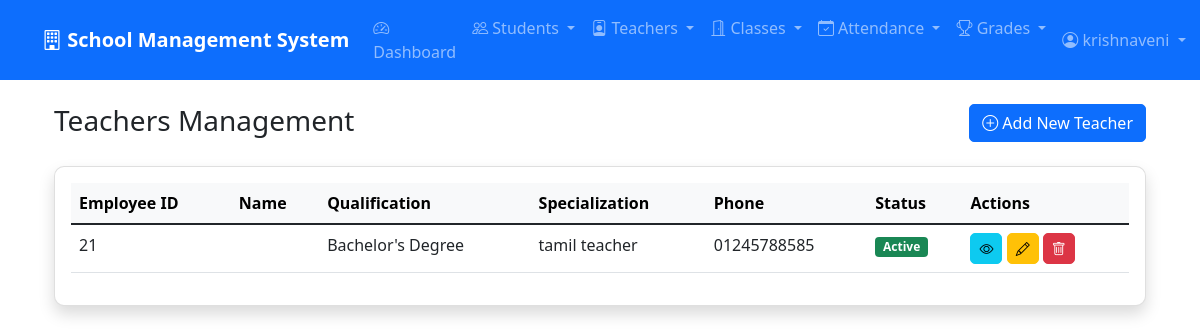
/teachers/ (signed in), run on the app's committed database.
### myapp/models.py (models this page shows, shortened)
class Teacher(models.Model):
    GENDER_CHOICES = (
        ('M', 'Male'),
        ('F', 'Female'),
        ('O', 'Other'),
    )
    QUALIFICATION_CHOICES = (
        ('bachelor', 'Bachelor\'s Degree'),
        ('master', 'Master\'s Degree'),
        ('phd', 'PhD'),
        ('other', 'Other'),
    )
    user = models.OneToOneField(User, on_delete=models.CASCADE)
    employee_id = models.CharField(max_length=20, unique=True)
    date_of_birth = models.DateField()
    gender = models.CharField(max_length=1, choices=GENDER_CHOICES)
    qualification = models.CharField(max_length=20, choices=QUALIFICATION_CHOICES)
    specialization = models.CharField(max_length=100)
    address = models.TextField()
    phone_number = models.CharField(max_length=15)
    joining_date = models.DateField()
    subjects = models.ManyToManyField(Subject, related_name='teachers')
    is_active = models.BooleanField(default=True)

### myapp/views.py (the view)
# urls.py: path('teachers/', views.teacher_list, name='teacher_list'),
@login_required
def teacher_list(request):
    teachers = Teacher.objects.all()
    return render(request, 'teachers/list.html', {'teachers': teachers})

### myapp/templates/teachers/list.html (shortened to what this page needs)
{% extends 'base.html' %}
{% block content %}
<div class="container-fluid">
    <div class="row mb-4">
        <div class="col">
            <h1 class="h3 mb-0">Teachers Management</h1>
        </div>
        <div class="col text-end">
            <a href="{% url 'teacher_create' %}" class="btn btn-primary">
                <i class="bi bi-plus-circle"></i> Add New Teacher
            </a>
        </div>
    </div>
    <div class="card shadow">
        <div class="card-body">
            {% if teachers %}
            <div class="table-responsive">
                <table class="table table-hover">
                    <thead class="table-light">
                        <tr>
                            <th>Employee ID</th>
                            <th>Name</th>
                            <th>Qualification</th>
                            <th>Specialization</th>
                            <th>Phone</th>
                            <th>Status</th>
                            <th>Actions</th>
                        </tr>
                    </thead>
                    <tbody>
                        {% for teacher in teachers %}
                        <tr>
                            <td>{{ teacher.employee_id }}</td>
                            <td>{{ teacher.user.get_full_name }}</td>
                            <td>{{ teacher.get_qualification_display }}</td>
                            <td>{{ teacher.specialization }}</td>
                            <td>{{ teacher.phone_number }}</td>
                            <td>
                                {% if teacher.is_active %}
                                <span class="badge bg-success">Active</span>
                                {% else %}
                                <span class="badge bg-danger">Inactive</span>
                                {% endif %}
                            </td>
                            <td>
                                <a href="{% url 'teacher_detail' teacher.pk %}" class="btn btn-sm btn-info" title="View">
                                    <i class="bi bi-eye"></i>
                                </a>
                                <a href="{% url 'teacher_update' teacher.pk %}" class="btn btn-sm btn-warning" title="Edit">
                                    <i class="bi bi-pencil"></i>
                                </a>
                                <a href="{% url 'teacher_delete' teacher.pk %}" class="btn btn-sm btn-danger" title="Delete">
                                    <i class="bi bi-trash"></i>
                                </a>
                            </td>
                        </tr>
                        {% endfor %}
                    </tbody>
                </table>
            </div>
            {% endif %}
        </div>
    </div>
</div>
{% endblock %}

### myapp/templates/base.html (shortened to what this page needs)
<!DOCTYPE html>
<html lang="en">
<head>
    <link href="https://cdn.jsdelivr.net/npm/bootstrap@5.1.3/dist/css/bootstrap.min.css" rel="stylesheet">
    <link rel="stylesheet" href="https://cdn.jsdelivr.net/npm/bootstrap-icons@1.8.1/font/bootstrap-icons.css">
</head>
<body>
    <nav class="navbar navbar-expand-lg navbar-dark bg-primary">
        <div class="container">
            <a class="navbar-brand" href="{% url 'dashboard' %}">
                <i class="bi bi-building"></i> School Management System
            </a>
            {% if user.is_authenticated %}
            <div class="collapse navbar-collapse" id="navbarNav">
                <ul class="navbar-nav me-auto">
                    <li class="nav-item">
                        <a class="nav-link" href="{% url 'dashboard' %}">
                            <i class="bi bi-speedometer2"></i> Dashboard
                        </a>
                    </li>
                    <li class="nav-item dropdown">
                        <a class="nav-link dropdown-toggle" href="#" role="button" data-bs-toggle="dropdown">
                            <i class="bi bi-people"></i> Students
                        </a>
                    </li>
                    <li class="nav-item dropdown">
                        <a class="nav-link dropdown-toggle" href="#" role="button" data-bs-toggle="dropdown">
                            <i class="bi bi-person-badge"></i> Teachers
                        </a>
                    </li>
                    <li class="nav-item dropdown">
                        <a class="nav-link dropdown-toggle" href="#" role="button" data-bs-toggle="dropdown">
                            <i class="bi bi-door-open"></i> Classes
                        </a>
                    </li>
                    <li class="nav-item dropdown">
                        <a class="nav-link dropdown-toggle" href="#" role="button" data-bs-toggle="dropdown">
                            <i class="bi bi-calendar-check"></i> Attendance
                        </a>
                    </li>
                    <li class="nav-item dropdown">
                        <a class="nav-link dropdown-toggle" href="#" role="button" data-bs-toggle="dropdown">
                            <i class="bi bi-trophy"></i> Grades
                        </a>
                    </li>
                </ul>
                <ul class="navbar-nav">
                    <li class="nav-item dropdown">
                        <a class="nav-link dropdown-toggle" href="#" role="button" data-bs-toggle="dropdown">
                            <i class="bi bi-person-circle"></i> {{ user.username }}
                        </a>
                    </li>
                </ul>
            </div>
            {% endif %}
        </div>
    </nav>
    <div class="container mt-4">
        {% block content %}
        {% endblock %}
    </div>
</body>
</html>

### myapp/templates/base.html (style rules this page uses)
.navbar-brand { font-weight: bold; }
.card { border-radius: 10px; box-shadow: 0 4px 6px rgba(0,0,0,0.1); }
.btn { border-radius: 5px; }
.table th { background-color: #f8f9fa; }

### data on the page
Teacher: employee_id "21", qualification "Bachelor's Degree", specialization "tamil teacher", phone_number "01245788585", is_active "Active"

### other printed values
{{ user.username }} "krishnaveni"
